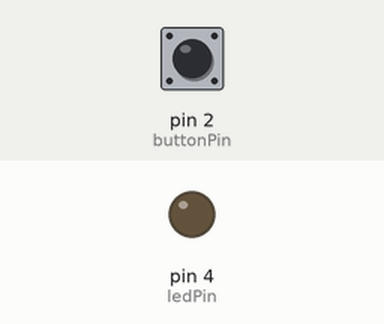
Recording of a sketch running on a simulated Arduino Uno, built with avr-gcc and run on an emulated ATmega328P. Shown: output pins drawn as LEDs (lit = HIGH). Inputs (shaded band) come from the test bench; at power-on: pin 2 (buttonPin) LOW. What the sketch prints to the serial monitor is not drawn.

Above: at 1.2 s.
1.3 s: pin 2 (buttonPin) pulled HIGH for 0.15 s
At 1.4 s:
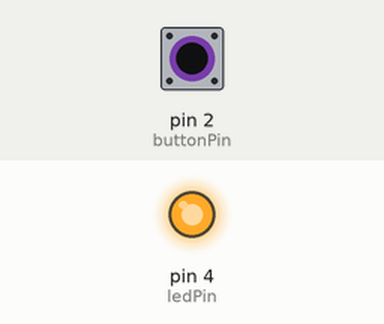
Timing chart, 0 to 4.3 s (numbered marks = the images above; inputs shaded):
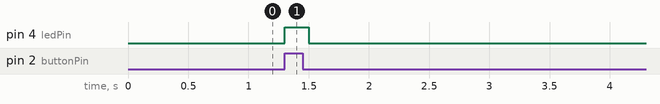

The sketch:

akil_project__.ino
```cpp
const int buttonPin = 2;     // the number of the pushbutton pin
const int ledPin =  4;      // the number of the LED pin
int i=40;
// variables will change:
int buttonState = 0;         // variable for reading the pushbutton status

void setup() {
  // initialize the LED pin as an output:
  Serial.begin(9600);
  pinMode(ledPin, OUTPUT);
  // initialize the pushbutton pin as an input:
  pinMode(buttonPin, INPUT);
}

void loop() {
  // read the state of the pushbutton value:
  buttonState = digitalRead(buttonPin);

  // check if the pushbutton is pressed. If it is, the buttonState is HIGH:
  if (buttonState == 1 &&  i==40) {
    // turn LED on:

    digitalWrite(4, HIGH);
    delay(200);
    Serial.println("ONNNN");
    Serial.println(i);
    digitalWrite(4,LOW);
    i++;
    Serial.println(i);
  }
}
```

Measured:
- after the input at 1.3 s, pin 4 (ledPin): LOW → HIGH at once, → LOW 0.20 s later
